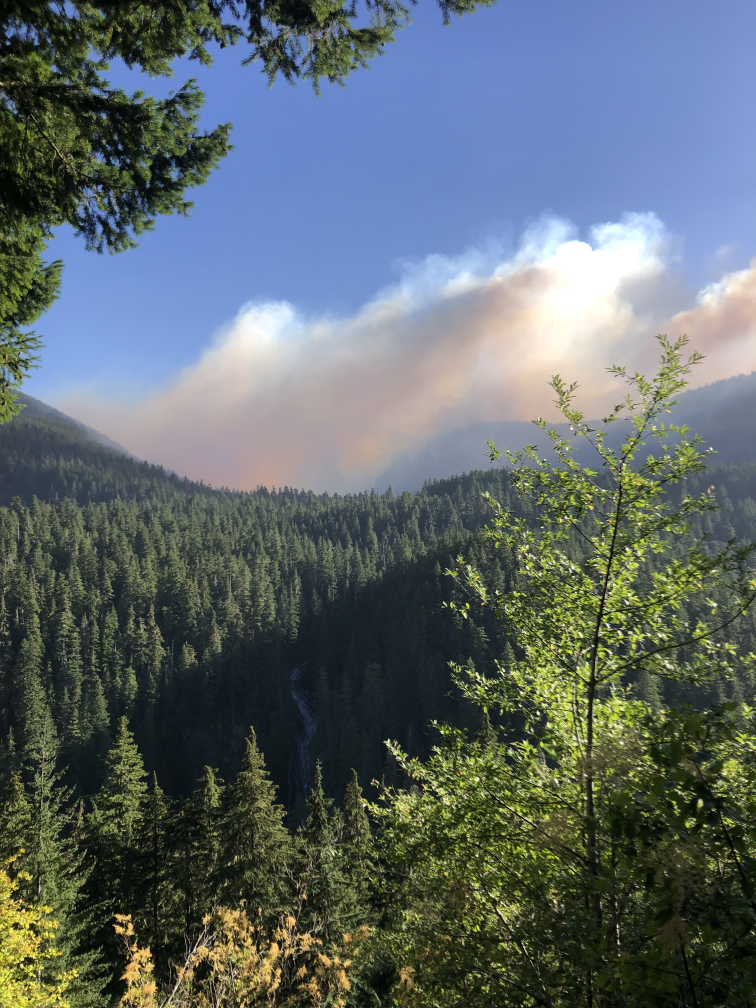
#> input picture pipeline/llm/image.jpg, 3024 x 4032 px (shown at 1/4 size); its folder holds only this picture in this run
$ python -i sharpness.py   (imports and definitions only)   (older library calls are emulated)
#> lines starting #> are read from the running program, lines starting #| are printed output that depends on the picture
from __future__ import annotations

from typing import TypedDict

import cv2
import numpy as np

from pipeline.quality_screening._shared import (
    to_grayscale_uint8,
    validate_fraction,
    validate_non_negative_int,
    validate_non_negative_number,
    validate_percentile,
)


class SharpnessResult(TypedDict):
    passed: bool
    reason: str
    sharpness: float
    valid_tiles: int
    total_tiles: int
    sharp_tiles: int
    texture_threshold: float
    sharpness_threshold: float
    sharpness_percentile: float


def _iter_tiles(
    image: np.ndarray,
    tile_size: int,
):
    height, width = image.shape[:2]

    for y0 in range(0, height, tile_size):
        y1 = min(y0 + tile_size, height)
        for x0 in range(0, width, tile_size):
            x1 = min(x0 + tile_size, width)
            yield image[y0:y1, x0:x1]


def _gradient_magnitude(tile: np.ndarray) -> np.ndarray:
    gx = cv2.Sobel(tile, cv2.CV_64F, 1, 0, ksize=3)
    gy = cv2.Sobel(tile, cv2.CV_64F, 0, 1, ksize=3)
    return np.sqrt(gx * gx + gy * gy)


def _texture_score(tile: np.ndarray) -> float:
    """
    Texture gate: mean gradient magnitude.

    Low-texture tiles such as sky/smoke/haze may not contain enough structure
    for a meaningful blur judgment, so we exclude them from sharpness scoring.
    """
    grad_mag = _gradient_magnitude(tile)
    return float(np.mean(grad_mag))


def _tenengrad_score(tile: np.ndarray) -> float:
    """
    Tenengrad sharpness: mean squared gradient magnitude.
    """
    gx = cv2.Sobel(tile, cv2.CV_64F, 1, 0, ksize=3)
    gy = cv2.Sobel(tile, cv2.CV_64F, 0, 1, ksize=3)
    grad_sq = gx * gx + gy * gy
    return float(np.mean(grad_sq))


def check_sharpness(
    image: np.ndarray,
    min_sharpness: float = 300.0,
    min_texture: float = 8.0,
    tile_size: int = 128,
    min_valid_tile_fraction: float = 0.1,
    min_sharp_tile_fraction: float = 0.5,
    sharpness_percentile: float = 75.0,
) -> SharpnessResult:
    """
    Check image sharpness using tile-based Tenengrad with texture filtering.

    Strategy:
    - split image into non-overlapping tiles
    - ignore tiles with too little texture
    - compute Tenengrad sharpness on textured tiles only
    - require enough valid tiles
    - require enough sharp valid tiles
    - aggregate overall sharpness via percentile

    This is more robust than global Laplacian variance for smoke-heavy wildfire
    imagery, where large parts of the frame may be naturally soft.
    """
    validate_non_negative_number("min_sharpness", min_sharpness)
    validate_non_negative_number("min_texture", min_texture)
    validate_non_negative_int("tile_size", tile_size)
    validate_fraction("min_valid_tile_fraction", min_valid_tile_fraction)
    validate_fraction("min_sharp_tile_fraction", min_sharp_tile_fraction)
    validate_percentile("sharpness_percentile", sharpness_percentile)

    if tile_size == 0:
        raise ValueError("tile_size must be greater than 0.")

    gray = to_grayscale_uint8(image)
    height, width = gray.shape[:2]

    total_tiles = 0
    valid_tile_scores: list[float] = []

    for tile in _iter_tiles(gray, tile_size):
        total_tiles += 1

        # Skip extremely small edge tiles that are too tiny to score reliably.
        if tile.shape[0] < 16 or tile.shape[1] < 16:
            continue

        texture = _texture_score(tile)
        if texture < min_texture:
            continue

        score = _tenengrad_score(tile)
        valid_tile_scores.append(score)

    valid_tiles = len(valid_tile_scores)

    if total_tiles == 0:
        return {
            "passed": False,
            "reason": "invalid_image",
            "sharpness": 0.0,
            "valid_tiles": 0,
            "total_tiles": 0,
            "sharp_tiles": 0,
            "texture_threshold": min_texture,
            "sharpness_threshold": min_sharpness,
            "sharpness_percentile": sharpness_percentile,
        }

    min_valid_tiles = max(1, int(np.ceil(total_tiles * min_valid_tile_fraction)))
    if valid_tiles < min_valid_tiles:
        return {
            "passed": False,
            "reason": "insufficient_textured_regions",
            "sharpness": 0.0,
            "valid_tiles": valid_tiles,
            "total_tiles": total_tiles,
            "sharp_tiles": 0,
            "texture_threshold": min_texture,
            "sharpness_threshold": min_sharpness,
            "sharpness_percentile": sharpness_percentile,
        }

    sharp_tiles = sum(score >= min_sharpness for score in valid_tile_scores)
    sharp_tile_fraction = sharp_tiles / valid_tiles

    aggregate_sharpness = float(
        np.percentile(valid_tile_scores, sharpness_percentile)
    )

    passed = (
        aggregate_sharpness >= min_sharpness
        and sharp_tile_fraction >= min_sharp_tile_fraction
    )

    if passed:
        reason = ""
    elif aggregate_sharpness < min_sharpness:
        reason = "low_sharpness"
    else:
        reason = "too_few_sharp_tiles"

    return {
        "passed": passed,
        "reason": reason,
        "sharpness": aggregate_sharpness,
        "valid_tiles": valid_tiles,
        "total_tiles": total_tiles,
        "sharp_tiles": sharp_tiles,
        "texture_threshold": min_texture,
        "sharpness_threshold": min_sharpness,
        "sharpness_percentile": sharpness_percentile,
    }

>>> import cv2
>>> picture = cv2.imread('../llm/image.jpg', cv2.IMREAD_GRAYSCALE)
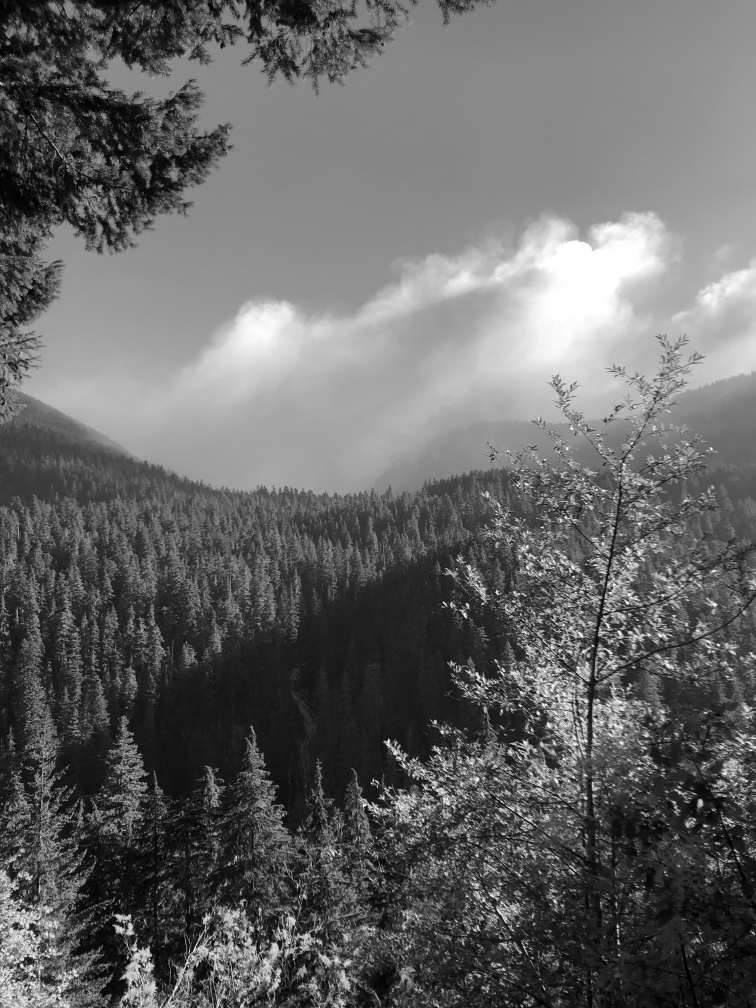
#> picture: shape (4032, 3024) (shown at 1/4 size); min 0, max 255, mean 102.2
>>> result = check_sharpness(picture)
#> (the run stopped early here; a loop or call above may not have finished)
